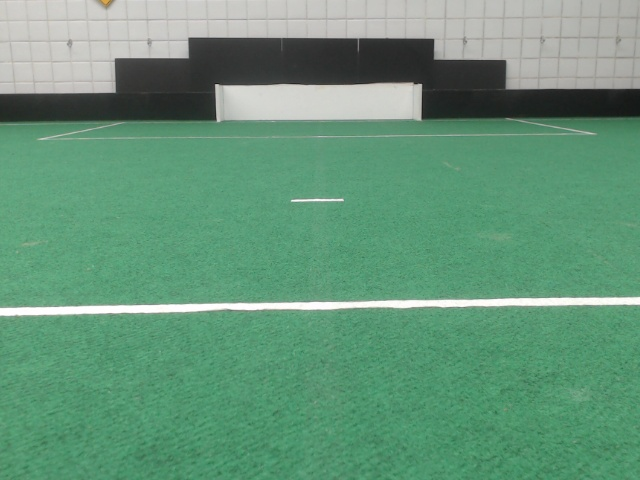
#> input picture configs/calibration_image.jpg, 640 x 480 px, found by its file name
$ python interface.py
#> lines starting #> are read from the running program, lines starting #| are printed output that depends on the picture
import numpy as np
import cv2
import os

class GUI():
    def __init__(
                self,
                screen = np.zeros((640,480)),
                play = True,
                mode = "calibration",
                center_lines = True
                ):
        super(GUI, self).__init__()

        self.screen = screen
        self.play = play
        self.mode = mode
        self.save = False

        self.markers = []
        self.current_marker = []
        self.create_marker = True
        self.is_calibrating = False
        self.arrow_key = None

        self.center_lines = center_lines

    # [6 lines left out: function clearUI, not called in this run]

    def commandHandler(self, key):
        key = key & 0xFF
        quit = False

        if key == ord('q'):
            quit = True
        if key == ord('m'):
            self.clearUI()
            if self.mode == 'calibration':
                self.mode = 'debug'
            elif self.mode == 'debug':
                self.mode = 'calibration'
        if key == ord('p'):
            self.play = 1-self.play
        if key == ord('s'):
            if self.mode == 'calibration' and (not self.is_calibrating):
                self.save = True
        if key == ord('c'):
            if self.mode == 'debug':
                self.clearMarkers()

        # CALIBRATION CONTROLLER
        if key == 81 or key == 37 or key == ord('a'):   # left arrow key
            self.arrow_key = "left"
        if key == 82 or key == 38 or key == ord('w'):   # up arrow key
            self.arrow_key = "up"
        if key == 83 or key == 39 or key == ord('d'):   # right arrow key
            self.arrow_key = "right"
        if key == 84 or key == 40 or key == ord('s'):   # down arrow key
            self.arrow_key = "down"

        if key == 32:   # space key
            self.placeCrossMarker(self.current_marker)
        if key == 13:   # enter key
            self.skipCrossMarker()
        if key == 8:    # backspace key
            self.removeCrossMarker()

        return quit

    def drawText(self, img, caption, box, size=0.6):
        b = np.array(box).astype(int)
        font = cv2.FONT_HERSHEY_SIMPLEX
        cv2.putText(
            img, caption, (b[0], b[1]), font, size, (0, 0, 0), 2
        )
        cv2.putText(
            img, caption, (b[0], b[1]), font, size, (255, 255, 255), 1
        )

    def createCrossMarker(self, marker_x=240, marker_y=320):
        skip_marker = False
        marker = [(marker_x, marker_y),skip_marker]

        return marker

    def placeCrossMarker(self, marker):
        self.markers.append(marker)
        self.create_marker=True

    # [13 lines left out: functions skipCrossMarker, removeCrossMarker, not called in this run]

    def drawCrossMarker(self, img, center_x, center_y, color=(255,0,0), display_text=True, text_size=0.4):
        marker_height = int(self.screen.shape[0]*0.015)
        marker_width = int(self.screen.shape[0]*0.015)
        caption = f"pixel:{center_x},{center_y}"
        cv2.line(img,
                (center_x-marker_width,center_y),
                (center_x+marker_width,center_y),
                color,
                1)
        cv2.line(img,
                (center_x,center_y-marker_height),
                (center_x,center_y+marker_height),
                color,
                1)
        if display_text:
            self.drawText(img=img,
                        caption=caption,
                        box=(center_x-3*marker_width,center_y+2*marker_height),
                        size=text_size
                        )

    # [16 lines left out: function moveCrossMarker, not called in this run]

    def pointCrossMarker(self, event, x, y, flags, params):
        if event==cv2.EVENT_LBUTTONDBLCLK:
            self.current_marker = [(x, y), False]

    def clearMarkers(self):
        self.markers = []
        self.create_marker = True

    def drawMarkers(self, img):
        [(x, y),skip_marker] = self.current_marker
        self.drawCrossMarker(img, x, y, color = (0,0,255))
        for marker in self.markers:
            [(x,y), skip_marker] = marker
            if not skip_marker:
                self.drawCrossMarker(img, x, y)

    def makeCalibrationUI(self, img):
        titles = [
            'Field Left Corner',
            'Keeper Area Upper Left Corner',
            'Goal Bottom Left Corner',
            'Goal Bottom Center',
            'Goal Bottom Right Corner',
            'Keeper Area Upper Right Corner',
            'Field Right Corner',
            'Keeper Area Lower Left Corner',
            'Keeper Area Lower Right Corner',
            'Field Center',
            'All Points Collected'
        ]

        n = len(self.markers)
        if n>9:
            caption = 'All Points Collected ('+ str(10)+'/10)'
            done = True
        else:
            caption = titles[n] + ' ('+ str(n)+'/10)'
            if self.create_marker:
                self.current_marker = self.createCrossMarker()
                self.create_marker = False
            else:
                self.current_marker = self.moveCrossMarker(self.current_marker)
            done = False

        self.drawText(img,
            caption=caption,
            box=(0,20),
            size=0.6)
        self.drawMarkers(img)
        return done, img

    # [15 lines left out: function makeFieldMarkerUI, not called in this run]

    def runUI(self, img):
        line_x = int(img.shape[1]/2)
        line_y = int(img.shape[0]/2)
        if self.mode=="calibration":
            done, img = self.makeCalibrationUI(img)
            self.is_calibrating = 1-done
            cv2.line(img, (line_x,0), (line_x,2*line_y), (0,0,0), 1)
            cv2.line(img, (0,line_y), (2*line_x,line_y), (0,0,0), 1)
        if self.mode=="debug":
            done, img = self.makeFieldMarkerUI(img)

        return done

    def updateGUI(self, img):
        self.screen = img.copy()

if __name__=="__main__":
    WINDOW_TITLE = "test"
    cwd = os.getcwd()

    img = cv2.imread(cwd+"/configs/calibration_image.jpg")
#> img is the input picture: shape (480, 640, 3); mean B, G, R 121.8, 149.9, 101.4
    img = cv2.resize(img, (640, 480))

    myGUI = GUI(
        screen=img.copy(),
    )

    while True:

        myGUI.runUI(myGUI.screen)
#> in drawCrossMarker, `cv2.line(img, (center_x-marker_width,center_y), (center_x+marker_width..`: img: shape (480, 640, 3); mean B, G, R 121.2, 149.3, 100.8
#> in drawCrossMarker, `cv2.line(img, (center_x,center_y-marker_height), (center_x,center_y+ma..`: img: shape (480, 640, 3); mean B, G, R 121.2, 149.3, 100.8
#> in runUI, `done, img = self.makeCalibrationUI(img)`: done = False
#> in runUI, `self.is_calibrating = 1-done`: self.is_calibrating = 1
#> in runUI, `cv2.line(img, (0,line_y), (2*line_x,line_y), (0,0,0), 1)`:
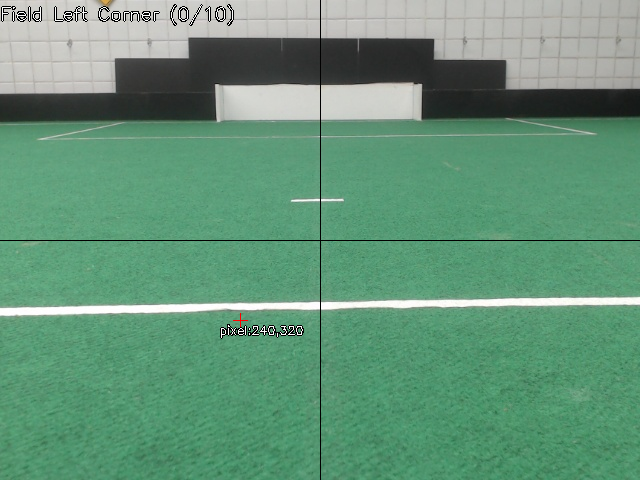
#> img: shape (480, 640, 3); mean B, G, R 120.7, 148.6, 100.4

        cv2.imshow(WINDOW_TITLE,myGUI.screen)

        # KEYBOARD COMMANDS
        key = cv2.waitKey(10) & 0xFF
#> (key q is pressed here)
        quit = myGUI.commandHandler(key=key)
#> quit = True
        if quit:
            break

        cv2.setMouseCallback(WINDOW_TITLE, myGUI.pointCrossMarker)
        myGUI.updateGUI(img)

    cv2.destroyAllWindows()
